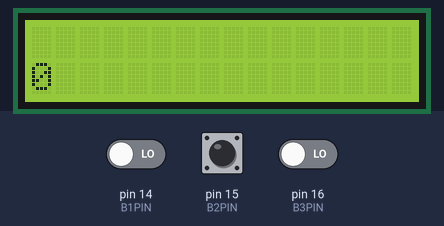
Simulated run of this sketch. Board: Arduino Uno, built with avr-gcc and run on an emulated ATmega328P. Parts: 16×2 character LCD. The test bench sets the inputs (shaded band); at power-on: pin 15 (B2PIN) LOW, pin 14 (B1PIN) LOW, pin 16 (B3PIN) LOW. What the sketch prints to the serial monitor is not drawn.

Above: at 1.2 s.
1.3 s: pin 15 (B2PIN) driven HIGH
At 3.6 s:
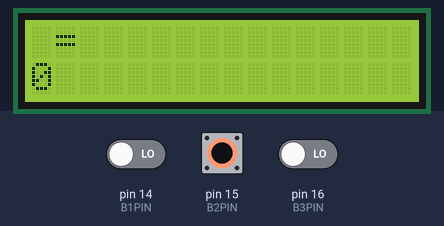
4.3 s: pin 14 (B1PIN) driven HIGH
At 5.8 s:
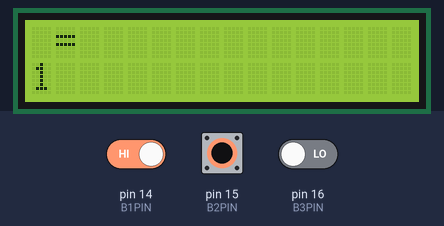
6.5 s: pin 16 (B3PIN) driven HIGH
At 7.8 s:
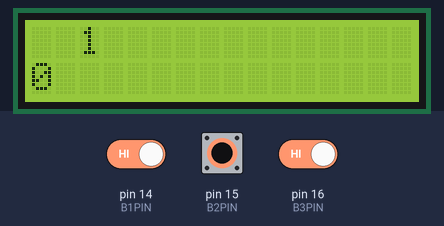
8.5 s: pin 15 (B2PIN) pulsed LOW 5 times (0.12 s each, 0.3 s apart)
At 10.8 s:
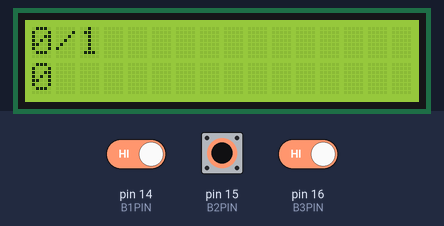
11.7 s: pin 15 (B2PIN) pulsed LOW 2 times (0.12 s each, 0.3 s apart)
At 13.8 s:
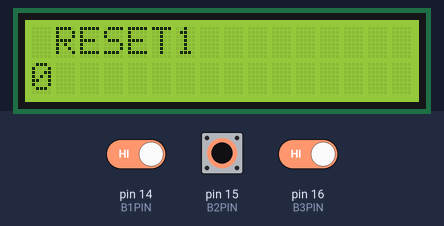
Timing chart, 0 to 15.3 s (numbered marks = the images above; inputs shaded):
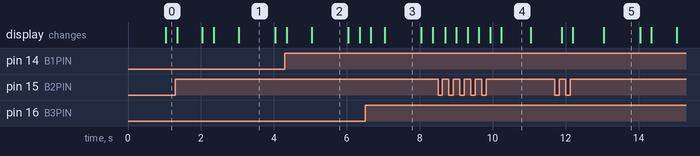

Measured:
- after the input at 1.3 s, the display: changes after 0.05 s (image 1)
- after the input at 6.5 s, the display: first changes after 0.16 s (image 3 shows a later state)
- after the input at 8.5 s, the display: first changes after 0.20 s (image 4 shows a later state)
- after the input at 11.7 s, the display: first changes after 0.19 s (image 5 shows a later state)
- what the display in image 1 shows lasts 1.0 s, from 3.0 s to 4.0 s
- what the display in image 4 shows lasts 0.8 s, from 10.2 s to 11.0 s

The sketch:

Calculator.ino
```cpp
//  244117 Wojciech Serewis PTM PT 09:15

/////////////////////////////////////////////////////////
/////////////////THREE BUTTON CALCULATOR/////////////////
/////////////////////////////////////////////////////////

///////////////////////MANUAL////////////////////////////
//B1 = BUTTON 1 - INCREASING VALUE OF CURRENT DIGIT(0-9)/
//B2 = BUTTON 2 - CHANGING ACTION/SIGN///////////////////
//B3 = BUTTON 3 - APPLY DATA FROM BUTTON 1 & 2///////////
//AVAIBLE ACTIONS ON BUTTON 2:///////////////////////////
//- " " NEXT DIGIT IN NUMBER/////////////////////////////
//- "=" PRINTS RESULT////////////////////////////////////
//- "+" SUM OF NUMBERS///////////////////////////////////
//- "-" DIFFERENCE OF NUMBERS////////////////////////////
//- "*" MULTIPLY NUMBERS/////////////////////////////////
//- "/" DIVIDE NUMBERS///////////////////////////////////
//- "." ----------------/////////////////////////////////
//-"RESET" RESTARTING CALCULATOR/////////////////////////
/////////////////////////////////////////////////////////
//1. TO APPLY DIGIT DONT USE "=" IT CAN COUSE ///////////
///////////////////////////////////UNNATURAL BEHAVIOUR///
//2. TO USE "=" MAKE SURE THERE IS NO BLINKING DIGIT/////
//3. LCD ONLY SHOWS DIGITS TO 1/100, IF U WANT //////////
////TO GET FURTHER DIGIT SIMPLY MULTYPLY BY POWER OF 10//
/////////////////////////////////////////////////////////


#include <LiquidCrystal.h>
const int rs = 3, en = 4, d4 = 5, d5 = 6, d6 = 7, d7 = 8;
LiquidCrystal lcd(rs, en, d4, d5, d6, d7);

//Buttons Service
long int debounce = 20;

const int  B1PIN = 14;
int B1Counter = 0;
int B1State = 0;
int lastB1State = 0;
long int dt1 = 0;

const int  B2PIN = 15;
int B2Counter = 0;
int B2State = 0;
int lastB2State = 0;
long int dt2 = 0;

const int  B3PIN = 16;
int B3Counter = 0;
int B3State = 0;
int lastB3State = 0;
long int dt3 = 0;

//Calculator Variables
long int dtblink = 0;
int *Count[3] = {&B1Counter, &B2Counter, &B3Counter};
double num1 = 0;    //Number 2
double num2 = 0;    //Number 1
int numi1 = 0;      // num1 integer to display integers
int numi2 = 0;      //num2 integer to display integers
int current = 0;    //accepted digits
int counter = 0;    //current changing digit
int ms = 0;         //Last used sign sign(doesnt count =,"","RESET")
double result = 0;  //Result
String Sign[8] = { " ", "=", "+", "-", "*", "/", ".", "RESET"};

/////////////////////////////////////////////////////////////
//////////////////////SETUP & MAIN LOOP//////////////////////
/////////////////////////////////////////////////////////////
void setup() {
  // Buttons
  pinMode(B1PIN, INPUT);
  pinMode(B2PIN, INPUT);
  pinMode(B3PIN, INPUT);

  lcd.begin(16, 2);
  lcd.print("Bush did 9/11");

  Serial.begin(9600);// debuggin purpose

}

void loop() {

  buttons_Service();

  calc_debug();

  Print();

}

/////////////////////////////////////////////////////////////
//////////////////////MAIN FUNCTIONS/////////////////////////
/////////////////////////////////////////////////////////////

//PRINT
void Print() {
  lcd.clear();
  lcd.setCursor(0, 0);
  numi1 = num1;
  numi2 = num2;
  if (num1 == numi1) { // Code unfortunately is doubled becouse of printing additional zeros when they are not needed.
    if (numi1 == 0)blinknum(numi1);
    else lcd.print(numi1);
    if (ms == 0)lcd.print(Sign[*Count[1] % 8]);
    else lcd.print(Sign[ms]);
  } else {
    if (num1 == 0)blinknum(num1);
    else lcd.print(num1);
    if (ms == 0)lcd.print(Sign[*Count[1] % 8]);
    else lcd.print(Sign[ms]);
  }
  if (numi2 == num2) {// Same as above
    if (num1 != 0 || num2 != 0) {
      if (num1 != 0 && num2 == 0)blinknum(numi2);
      else lcd.print(numi2);
    }
  } else {
    if (num1 != 0 || num2 != 0) {
      if (num1 != 0 && num2 == 0)blinknum(num2);
      else lcd.print(num2);
    }
  }
                      //NOW IT'S OK, THERE'S NO MORE UNECESSARY ZEROS
  if (ms != 0 )lcd.print(Sign[*Count[1] % 8]);
  if (result != 0 &&  current == 0 && counter == 0) {
    lcd.setCursor(0, 1);
    lcd.print("=");
    lcd.print(result);
  }
  else if (result != 0) {
    lcd.setCursor(0, 1);
    if (current != 0)lcd.print(current);
    lcd.print(counter);
  } else {
    lcd.setCursor(0, 1);
    if (current != 0)lcd.print(current);
    lcd.print(counter);
  }
}

///BUTTONS SERVICE
void buttons_Service() {
  buttons_Background();
  buttons_Foreground();
}
void buttons_Foreground() {
  counter = *Count[0] % 10;
  if ((*Count[2]) % 2 == 1) { //WHEN DATA IS APPLIED
    *Count[2] = 0;
    switch (*Count[1] % 8) {

      case 0:   //NEXT DIGIT
        current = current * 10 + counter;
        break;

      case 1:   //A&B=R
        calculate();
        if (current != 0 || counter != 0) {
          num1 = result;
          num2 = current * 10 + counter;
          calculate();
        }
        current = 0;
        break;

      case 2:   //A+B

        if (num1 == 0) {
          num1 = current * 10 + counter;
        } else if (num2 == 0) {
          num2 = current * 10 + counter;
        } else if (num1 != 0 && num2 != 0) {
          calculate();
          num1 = result;
          if (counter != 0 || current != 0)num2 = current * 10 + counter;
        }
        result = 0;
        current = 0;
        ms = *Count[1] % 8;
        break;

      case 3:   //A-B

        if (num1 == 0) {
          num1 = current * 10 + counter;
        } else if (num2 == 0) {
          num2 = current * 10 + counter;
        } else if (num1 != 0 && num2 != 0) {

          calculate();
          num1 = result;
          num2 =  current * 10 + counter;
        }
        result = 0;
        current = 0;
        ms = *Count[1] % 8;
        break;

      case 4:   //A*B
        if (num1 == 0) {
          num1 = current * 10 + counter;
        } else if (num2 == 0) {
          num2 = current * 10 + counter;
        } else if (num1 != 0 && num2 != 0) {

          calculate();
          num1 = result;
          num2 =  current * 10 + counter;
        }
        result = 0;
        current = 0;
        ms = *Count[1] % 8;
        break;

      case 5:   // A/B
        if (num1 == 0) {
          num1 = current * 10 + counter;
        } else if (num2 == 0) {
          num2 = current * 10 + counter;
        } else if (num1 != 0 && num2 != 0) {

          calculate();
          num1 = result;
          num2 =  current * 10 + counter;
        }
        result = 0;
        current = 0;
        ms = *Count[1] % 8;
        break;

      case 6://. (IN THE FURUTE) MAYBE
        //current = current +counter/100 UNAVAIBLE
        break;

      case 7://RESET CALC
        restart();
        break;

    }

    counters_reset();
  }
}


void buttons_Background() {
  //SPRAWDZANIE PRZYCISKU 1
  B1State = digitalRead(B1PIN);
  if (B1State != lastB1State && (millis() - dt1) > debounce) {
    dt1 = millis();
    if (B1State == HIGH) B1Counter++;
  }
  lastB1State = B1State;


  //SPRAWDZANIE PRZYCISKU 2
  B2State = digitalRead(B2PIN);
  if (B2State != lastB2State && (millis() - dt2) > debounce) {
    dt2 = millis();
    if (B2State == HIGH) B2Counter++;
  }
  lastB2State = B2State;


  //SPRAWDZANIE PRZYCISKU 3
  B3State = digitalRead(B3PIN);
  if (B3State != lastB3State && (millis() - dt3) > debounce) {
    dt3 = millis();
    if (B3State == HIGH) B3Counter++;
  }
  lastB3State = B3State;
}


////////////////////////SIDE FUNCTIONS/////////////////////////


void counters_reset() {
  for (auto i : Count)
    *i = 0;
}

void Buttons_debug() {
  for (int i = 0; i < 3; i++) {
    Serial.print("*Count[");
    Serial.print(i);
    Serial.print("]: ");
    Serial.println(*Count[i]);
  }
}
void calc_debug() {
  Serial.print("num1: ");
  Serial.println(num1);
  Serial.print("num2: ");
  Serial.println(num2);
  Serial.print("result ");
  Serial.println(result);
}

void blinknum(int num) {
  if ((millis() - dtblink) < 1000) {

    lcd.print(num);
  } else if ((millis() - dtblink) < 2000) {
    lcd.print(" ");
  } else {
    dtblink = millis();
  }
}

void restart() {
  lcd.clear();
  lcd.setCursor(0, 0);
  lcd.print("RESTARTING...");
  delay(1000);
  lcd.noDisplay();
  delay(500);
  lcd.display();
  //deleting all data
  num1 = 0;
  num2 = 0;
  current = 0;
  counter = 0;
  ms = 0;
  result = 0;
  counters_reset();
}

void calculate() {
  switch (ms) {
    case 0://??
      break;

    case 1:
      result = result;
      break;

    case 2:
      result = num1 + num2;

      break;

    case 3:
      result = num1 - num2;
      break;

    case 4:
      result = num1 * num2;
      break;

    case 5:
      result = num1 / num2;
      break;

    case 6://IN THE FUTURE

      break;

    case 7://RESET ?
      break;
  }
}
```
